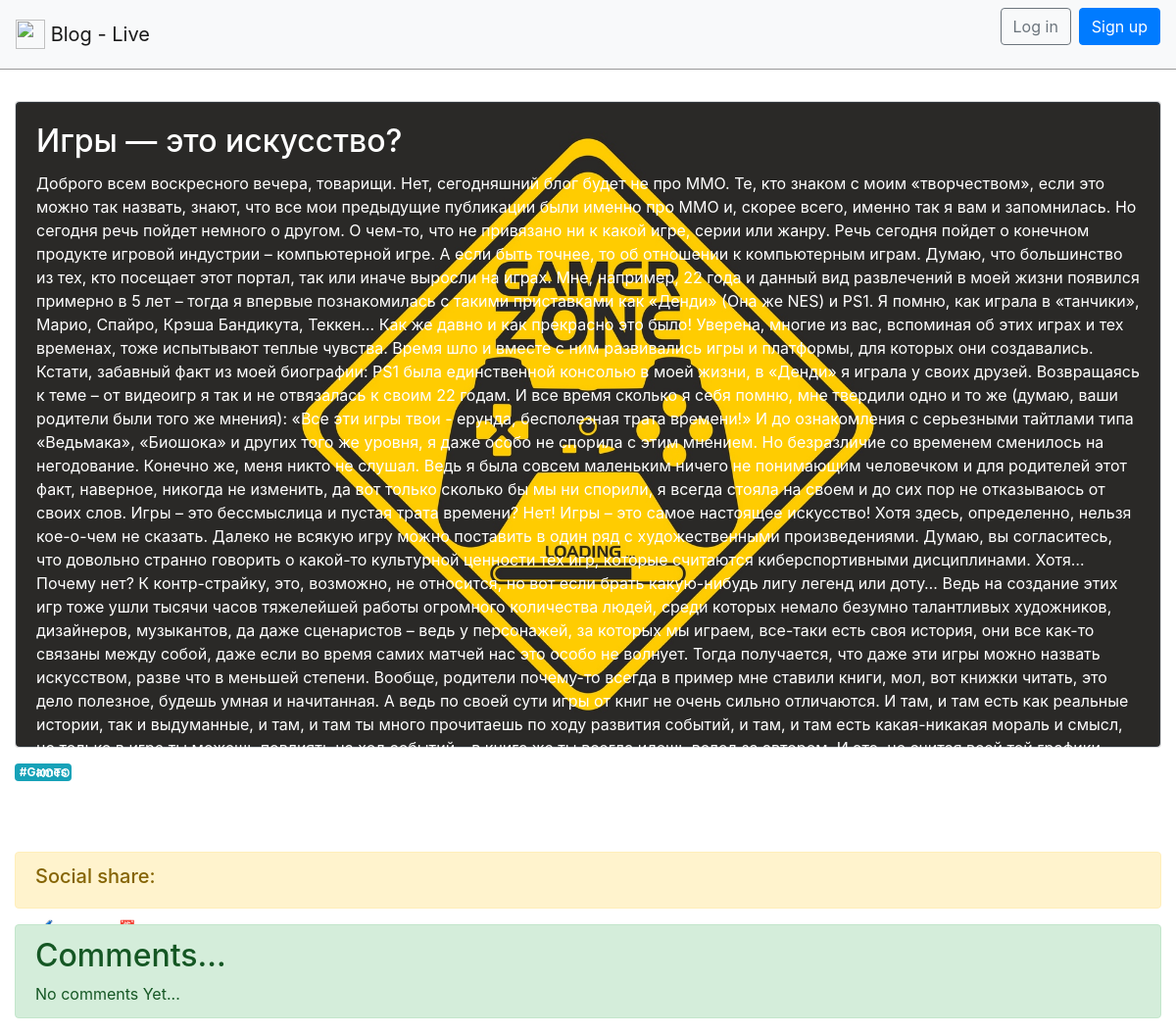
The app's page /post/54/ with its own data.
### blog/models.py (models this page shows, shortened)
class Post(models.Model):
    title = models.CharField(max_length=200, null=True)
    header_image = models.ImageField(null=True, blank=True, upload_to="images/")
    author = models.ForeignKey(
        'auth.User',
        on_delete=models.CASCADE,
        null=True
    )
    date = models.DateTimeField(auto_now_add=True, null=True)
    body = models.TextField()
    tags = TaggableManager()
    class Meta:
        ordering = ['-date']

### blog/views.py (the view)
# urls.py: path('post/<int:pk>/', BlogDetailView.as_view(), name='post_detail'),
class BlogDetailView(DetailView):
    model = Post
    template_name = 'post_detail.html'

### templates/post_detail.html (shortened to what this page needs)
{% extends 'base.html' %}
{% load social_share %}
{% block content %}
<div class="card mb-3">
    {% if post.header_image %}
    <div class="card bg-dark text-white">
        <img src="{{ post.header_image.url}}" class="card-img-top" alt="{{ post.title }}">
        <div class="card-img-overlay">
            <h2 class="card-title">{{ post.title }}</h2>
            <p class="card-text">{{ post.body }}</p>
            <p class="card-text"><small class="text-white"> &#128394; {{ post.author }} | &#128197; {{ post.date }}</small></p>
        </div>
    </div>
    {% else %}
    <div class="card-body">
        <h2 class="card-title">{{ post.title }}</h2>
        <p class="card-text">{{ post.body }}</p>
        <p class="card-text"><small class="text-muted"> &#128394; {{ post.author }} | &#128197; {{ post.date }}</small></p>
    </div>
    {% endif %}
</div>
<div>
    {% for tag in post.tags.all %}
    <a class="badge badge-info"> #{{ tag }}</a>
    {% endfor %}
</div><br>
<div>
    <br><br>
    <div class="alert alert-warning" role="alert">
        <h5>Social share:</h5>
    </div>
</div>
<div class="alert alert-success" role="alert">
    <h2> Comments... </h2>
    <main>
        {% if not post.comments.all%}
        No comments Yet...
        {%endif%}
    </main>
</div>
{% endblock content %}

### static/css/base.css (style rules this page uses)
body { font-family: 'Source Sans Pro', sans-serif; font-size: 18px; }

### records on screen
Post: header_image (picture), title "Игры — это искусство?", body "Доброго всем воскресного вечера, товарищи. Нет, сегодняшний блог будет не про ММО. Те, кто знаком с моим «творчеством», если это можно так назвать, знают, что все мои предыдущие публикации были именно про ММО и, скорее всего, именно так я вам и запомнилась. Но сегодня речь пойдет немного о другом. О чем-то, что не привязано ни к какой игре, серии или жанру. Речь сегодня пойдет о конечном продукте игровой индустрии – компьютерной игре. А если быть точнее, то об отношении к компьютерным играм. Думаю, что большинство из тех, кто посещает этот портал, так или иначе выросли на играх. Мне, например, 22 года и данный вид развлечений в моей жизни появился примерно в 5 лет – тогда я впервые…"
Tag: name "Games"
